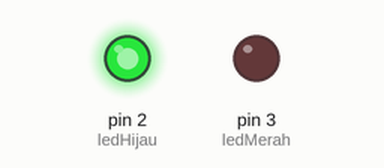
The sketch below on a simulated Arduino Uno, built with avr-gcc and run on an emulated ATmega328P. On the bench: output pins drawn as LEDs (lit = HIGH).

Above: at 0.5 s.
At 2.5 s:
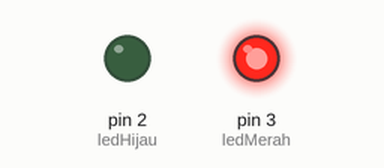
At 3.5 s:
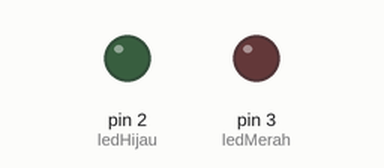
Timing chart, 0 to 5.2 s (numbered marks = the images above):
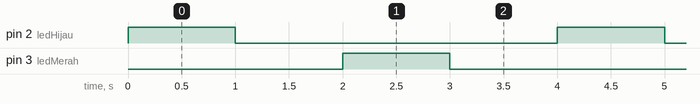

Measured:
- by itself, pin 2 (ledHijau), pin 3 (ledMerah): alternates HIGH for 1.0 s and LOW for 3.0 s
- by itself, everything shown: repeats every 4.0 s, in 4 steps

The sketch:

pbl-2led-merah-hijau.ino
```cpp
const int ledHijau = 2;
const int ledMerah = 3;

void setup() {
  // put your setup code here, to run once:
  pinMode(ledHijau, OUTPUT);
  pinMode(ledMerah, OUTPUT);
  Serial.begin(9600);
}

void loop() {
  // put your main code here, to run repeatedly:
  digitalWrite(ledHijau, HIGH);
  delay(1000);
  digitalWrite(ledHijau, LOW);
  delay(1000);
  digitalWrite(ledMerah, HIGH);
  delay(1000);
  digitalWrite(ledMerah, LOW);
  delay(1000);
}
```
